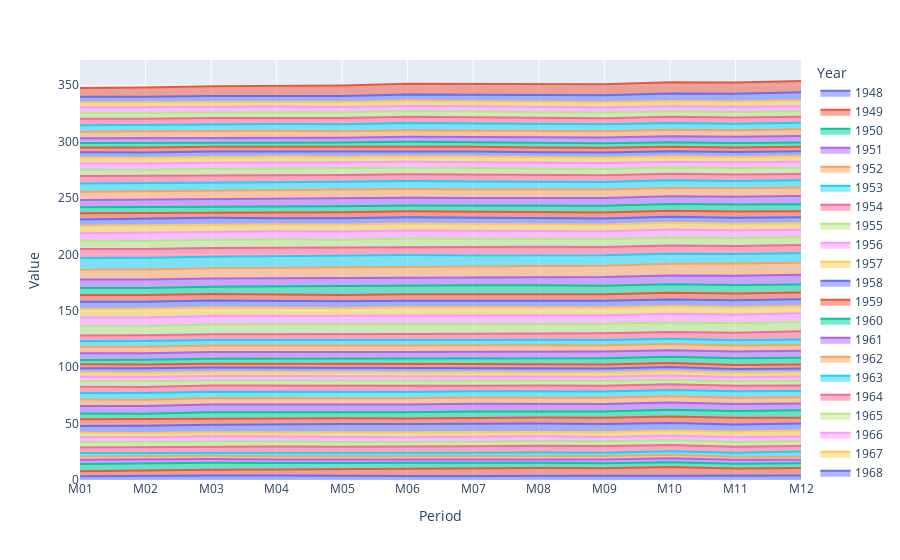

Notebook code for this chart:
### Markdown cell above
## Stacked Area Chart

### Code cell
import plotly.express as px
  

  
fig = px.area(df_unemp, x="Period", y="Value",
            color="Year",
            hover_data=['Period'],
             )
  
fig.show()

### Figure 1 — Plotly figure (JSON) as saved in the notebook; plotly's stock layout.template omitted (floating-point values rounded to 4 significant figures)
{"data": [{"hovertemplate": "Year=1948<br>Period=%{x}<br>Value=%{y}<extra></extra>", "legendgroup": "1948", "line": {"color": "#636efa"}, "mode": "lines", "name": "1948", "orientation": "v", "showlegend": true, "stackgroup": "1", "type": "scatter", "x": ["M01", "M02", "M03", "M04", "M05", "M06", "M07", "M08", "M09", "M10", "M11", "M12"], "xaxis": "x", "y": [3.4, 3.8, 4, 3.9, 3.5, 3.6, 3.6, 3.9, 3.8, 3.7, 3.8, 4], "yaxis": "y"}, {"hovertemplate": "Year=1949<br>Period=%{x}<br>Value=%{y}<extra></extra>", "legendgroup": "1949", "line": {"color": "#EF553B"}, "mode": "lines", "name": "1949", "orientation": "v", "showlegend": true, "stackgroup": "1", "type": "scatter", "x": ["M01", "M02", "M03", "M04", "M05", "M06", "M07", "M08", "M09", "M10", "M11", "M12"], "xaxis": "x", "y": [4.3, 4.7, 5, 5.3, 6.1, 6.2, 6.7, 6.8, 6.6, 7.9, 6.4, 6.6], "yaxis": "y"}, {"hovertemplate": "Year=1950<br>Period=%{x}<br>Value=%{y}<extra></extra>", "legendgroup": "1950", "line": {"color": "#00cc96"}, "mode": "lines", "name": "1950", "orientation": "v", "showlegend": true, "stackgroup": "1", "type": "scatter", "x": ["M01", "M02", "M03", "M04", "M05", "M06", "M07", "M08", "M09", "M10", "M11", "M12"], "xaxis": "x", "y": [6.5, 6.4, 6.3, 5.8, 5.5, 5.4, 5, 4.5, 4.4, 4.2, 4.2, 4.3], "yaxis": "y"}, {"hovertemplate": "Year=1951<br>Period=%{x}<br>Value=%{y}<extra></extra>", "legendgroup": "1951", "line": {"color": "#ab63fa"}, "mode": "lines", "name": "1951", "orientation": "v", "showlegend": true, "stackgroup": "1", "type": "scatter", "x": ["M01", "M02", "M03", "M04", "M05", "M06", "M07", "M08", "M09", "M10", "M11", "M12"], "xaxis": "x", "y": [3.7, 3.4, 3.4, 3.1, 3, 3.2, 3.1, 3.1, 3.3, 3.5, 3.5, 3.1], "yaxis": "y"}, {"hovertemplate": "Year=1952<br>Period=%{x}<br>Value=%{y}<extra></extra>", "legendgroup": "1952", "line": {"color": "#FFA15A"}, "mode": "lines", "name": "1952", "orientation": "v", "showlegend": true, "stackgroup": "1", "type": "scatter", "x": ["M01", "M02", "M03", "M04", "M05", "M06", "M07", "M08", "M09", "M10", "M11", "M12"], "xaxis": "x", "y": [3.2, 3.1, 2.9, 2.9, 3, 3, 3.2, 3.4, 3.1, 3, 2.8, 2.7], "yaxis": "y"}, {"hovertemplate": "Year=1953<br>Period=%{x}<br>Value=%{y}<extra></extra>", "legendgroup": "1953", "line": {"color": "#19d3f3"}, "mode": "lines", "name": "1953", "orientation": "v", "showlegend": true, "stackgroup": "1", "type": "scatter", "x": ["M01", "M02", "M03", "M04", "M05", "M06", "M07", "M08", "M09", "M10", "M11", "M12"], "xaxis": "x", "y": [2.9, 2.6, 2.6, 2.7, 2.5, 2.5, 2.6, 2.7, 2.9, 3.1, 3.5, 4.5], "yaxis": "y"}, {"hovertemplate": "Year=1954<br>Period=%{x}<br>Value=%{y}<extra></extra>", "legendgroup": "1954", "line": {"color": "#FF6692"}, "mode": "lines", "name": "1954", "orientation": "v", "showlegend": true, "stackgroup": "1", "type": "scatter", "x": ["M01", "M02", "M03", "M04", "M05", "M06", "M07", "M08", "M09", "M10", "M11", "M12"], "xaxis": "x", "y": [4.9, 5.2, 5.7, 5.9, 5.9, 5.6, 5.8, 6, 6.1, 5.7, 5.3, 5], "yaxis": "y"}, {"hovertemplate": "Year=1955<br>Period=%{x}<br>Value=%{y}<extra></extra>", "legendgroup": "1955", "line": {"color": "#B6E880"}, "mode": "lines", "name": "1955", "orientation": "v", "showlegend": true, "stackgroup": "1", "type": "scatter", "x": ["M01", "M02", "M03", "M04", "M05", "M06", "M07", "M08", "M09", "M10", "M11", "M12"], "xaxis": "x", "y": [4.9, 4.7, 4.6, 4.7, 4.3, 4.2, 4, 4.2, 4.1, 4.3, 4.2, 4.2], "yaxis": "y"}, {"hovertemplate": "Year=1956<br>Period=%{x}<br>Value=%{y}<extra></extra>", "legendgroup": "1956", "line": {"color": "#FF97FF"}, "mode": "lines", "name": "1956", "orientation": "v", "showlegend": true, "stackgroup": "1", "type": "scatter", "x": ["M01", "M02", "M03", "M04", "M05", "M06", "M07", "M08", "M09", "M10", "M11", "M12"], "xaxis": "x", "y": [4, 3.9, 4.2, 4, 4.3, 4.3, 4.4, 4.1, 3.9, 3.9, 4.3, 4.2], "yaxis": "y"}, {"hovertemplate": "Year=1957<br>Period=%{x}<br>Value=%{y}<extra></extra>", "legendgroup": "1957", "line": {"color": "#FECB52"}, "mode": "lines", "name": "1957", "orientation": "v", "showlegend": true, "stackgroup": "1", "type": "scatter", "x": ["M01", "M02", "M03", "M04", "M05", "M06", "M07", "M08", "M09", "M10", "M11", "M12"], "xaxis": "x", "y": [4.2, 3.9, 3.7, 3.9, 4.1, 4.3, 4.2, 4.1, 4.4, 4.5, 5.1, 5.2], "yaxis": "y"}, {"hovertemplate": "Year=1958<br>Period=%{x}<br>Value=%{y}<extra></extra>", "legendgroup": "1958", "line": {"color": "#636efa"}, "mode": "lines", "name": "1958", "orientation": "v", "showlegend": true, "stackgroup": "1", "type": "scatter", "x": ["M01", "M02", "M03", "M04", "M05", "M06", "M07", "M08", "M09", "M10", "M11", "M12"], "xaxis": "x", "y": [5.8, 6.4, 6.7, 7.4, 7.4, 7.3, 7.5, 7.4, 7.1, 6.7, 6.2, 6.2], "yaxis": "y"}, {"hovertemplate": "Year=1959<br>Period=%{x}<br>Value=%{y}<extra></extra>", "legendgroup": "1959", "line": {"color": "#EF553B"}, "mode": "lines", "name": "1959", "orientation": "v", "showlegend": true, "stackgroup": "1", "type": "scatter", "x": ["M01", "M02", "M03", "M04", "M05", "M06", "M07", "M08", "M09", "M10", "M11", "M12"], "xaxis": "x", "y": [6, 5.9, 5.6, 5.2, 5.1, 5, 5.1, 5.2, 5.5, 5.7, 5.8, 5.3], "yaxis": "y"}, {"hovertemplate": "Year=1960<br>Period=%{x}<br>Value=%{y}<extra></extra>", "legendgroup": "1960", "line": {"color": "#00cc96"}, "mode": "lines", "name": "1960", "orientation": "v", "showlegend": true, "stackgroup": "1", "type": "scatter", "x": ["M01", "M02", "M03", "M04", "M05", "M06", "M07", "M08", "M09", "M10", "M11", "M12"], "xaxis": "x", "y": [5.2, 4.8, 5.4, 5.2, 5.1, 5.4, 5.5, 5.6, 5.5, 6.1, 6.1, 6.6], "yaxis": "y"}, {"hovertemplate": "Year=1961<br>Period=%{x}<br>Value=%{y}<extra></extra>", "legendgroup": "1961", "line": {"color": "#ab63fa"}, "mode": "lines", "name": "1961", "orientation": "v", "showlegend": true, "stackgroup": "1", "type": "scatter", "x": ["M01", "M02", "M03", "M04", "M05", "M06", "M07", "M08", "M09", "M10", "M11", "M12"], "xaxis": "x", "y": [6.6, 6.9, 6.9, 7, 7.1, 6.9, 7, 6.6, 6.7, 6.5, 6.1, 6], "yaxis": "y"}, {"hovertemplate": "Year=1962<br>Period=%{x}<br>Value=%{y}<extra></extra>", "legendgroup": "1962", "line": {"color": "#FFA15A"}, "mode": "lines", "name": "1962", "orientation": "v", "showlegend": true, "stackgroup": "1", "type": "scatter", "x": ["M01", "M02", "M03", "M04", "M05", "M06", "M07", "M08", "M09", "M10", "M11", "M12"], "xaxis": "x", "y": [5.8, 5.5, 5.6, 5.6, 5.5, 5.5, 5.4, 5.7, 5.6, 5.4, 5.7, 5.5], "yaxis": "y"}, {"hovertemplate": "Year=1963<br>Period=%{x}<br>Value=%{y}<extra></extra>", "legendgroup": "1963", "line": {"color": "#19d3f3"}, "mode": "lines", "name": "1963", "orientation": "v", "showlegend": true, "stackgroup": "1", "type": "scatter", "x": ["M01", "M02", "M03", "M04", "M05", "M06", "M07", "M08", "M09", "M10", "M11", "M12"], "xaxis": "x", "y": [5.7, 5.9, 5.7, 5.7, 5.9, 5.6, 5.6, 5.4, 5.5, 5.5, 5.7, 5.5], "yaxis": "y"}, {"hovertemplate": "Year=1964<br>Period=%{x}<br>Value=%{y}<extra></extra>", "legendgroup": "1964", "line": {"color": "#FF6692"}, "mode": "lines", "name": "1964", "orientation": "v", "showlegend": true, "stackgroup": "1", "type": "scatter", "x": ["M01", "M02", "M03", "M04", "M05", "M06", "M07", "M08", "M09", "M10", "M11", "M12"], "xaxis": "x", "y": [5.6, 5.4, 5.4, 5.3, 5.1, 5.2, 4.9, 5, 5.1, 5.1, 4.8, 5], "yaxis": "y"}, {"hovertemplate": "Year=1965<br>Period=%{x}<br>Value=%{y}<extra></extra>", "legendgroup": "1965", "line": {"color": "#B6E880"}, "mode": "lines", "name": "1965", "orientation": "v", "showlegend": true, "stackgroup": "1", "type": "scatter", "x": ["M01", "M02", "M03", "M04", "M05", "M06", "M07", "M08", "M09", "M10", "M11", "M12"], "xaxis": "x", "y": [4.9, 5.1, 4.7, 4.8, 4.6, 4.6, 4.4, 4.4, 4.3, 4.2, 4.1, 4], "yaxis": "y"}, {"hovertemplate": "Year=1966<br>Period=%{x}<br>Value=%{y}<extra></extra>", "legendgroup": "1966", "line": {"color": "#FF97FF"}, "mode": "lines", "name": "1966", "orientation": "v", "showlegend": true, "stackgroup": "1", "type": "scatter", "x": ["M01", "M02", "M03", "M04", "M05", "M06", "M07", "M08", "M09", "M10", "M11", "M12"], "xaxis": "x", "y": [4, 3.8, 3.8, 3.8, 3.9, 3.8, 3.8, 3.8, 3.7, 3.7, 3.6, 3.8], "yaxis": "y"}, {"hovertemplate": "Year=1967<br>Period=%{x}<br>Value=%{y}<extra></extra>", "legendgroup": "1967", "line": {"color": "#FECB52"}, "mode": "lines", "name": "1967", "orientation": "v", "showlegend": true, "stackgroup": "1", "type": "scatter", "x": ["M01", "M02", "M03", "M04", "M05", "M06", "M07", "M08", "M09", "M10", "M11", "M12"], "xaxis": "x", "y": [3.9, 3.8, 3.8, 3.8, 3.8, 3.9, 3.8, 3.8, 3.8, 4, 3.9, 3.8], "yaxis": "y"}, {"hovertemplate": "Year=1968<br>Period=%{x}<br>Value=%{y}<extra></extra>", "legendgroup": "1968", "line": {"color": "#636efa"}, "mode": "lines", "name": "1968", "orientation": "v", "showlegend": true, "stackgroup": "1", "type": "scatter", "x": ["M01", "M02", "M03", "M04", "M05", "M06", "M07", "M08", "M09", "M10", "M11", "M12"], "xaxis": "x", "y": [3.7, 3.8, 3.7, 3.5, 3.5, 3.7, 3.7, 3.5, 3.4, 3.4, 3.4, 3.4], "yaxis": "y"}, {"hovertemplate": "Year=1969<br>Period=%{x}<br>Value=%{y}<extra></extra>", "legendgroup": "1969", "line": {"color": "#EF553B"}, "mode": "lines", "name": "1969", "orientation": "v", "showlegend": true, "stackgroup": "1", "type": "scatter", "x": ["M01", "M02", "M03", "M04", "M05", "M06", "M07", "M08", "M09", "M10", "M11", "M12"], "xaxis": "x", "y": [3.4, 3.4, 3.4, 3.4, 3.4, 3.5, 3.5, 3.5, 3.7, 3.7, 3.5, 3.5], "yaxis": "y"}, {"hovertemplate": "Year=1970<br>Period=%{x}<br>Value=%{y}<extra></extra>", "legendgroup": "1970", "line": {"color": "#00cc96"}, "mode": "lines", "name": "1970", "orientation": "v", "showlegend": true, "stackgroup": "1", "type": "scatter", "x": ["M01", "M02", "M03", "M04", "M05", "M06", "M07", "M08", "M09", "M10", "M11", "M12"], "xaxis": "x", "y": [3.9, 4.2, 4.4, 4.6, 4.8, 4.9, 5, 5.1, 5.4, 5.5, 5.9, 6.1], "yaxis": "y"}, {"hovertemplate": "Year=1971<br>Period=%{x}<br>Value=%{y}<extra></extra>", "legendgroup": "1971", "line": {"color": "#ab63fa"}, "mode": "lines", "name": "1971", "orientation": "v", "showlegend": true, "stackgroup": "1", "type": "scatter", "x": ["M01", "M02", "M03", "M04", "M05", "M06", "M07", "M08", "M09", "M10", "M11", "M12"], "xaxis": "x", "y": [5.9, 5.9, 6, 5.9, 5.9, 5.9, 6, 6.1, 6, 5.8, 6, 6], "yaxis": "y"}, {"hovertemplate": "Year=1972<br>Period=%{x}<br>Value=%{y}<extra></extra>", "legendgroup": "1972", "line": {"color": "#FFA15A"}, "mode": "lines", "name": "1972", "orientation": "v", "showlegend": true, "stackgroup": "1", "type": "scatter", "x": ["M01", "M02", "M03", "M04", "M05", "M06", "M07", "M08", "M09", "M10", "M11", "M12"], "xaxis": "x", "y": [5.8, 5.7, 5.8, 5.7, 5.7, 5.7, 5.6, 5.6, 5.5, 5.6, 5.3, 5.2], "yaxis": "y"}, {"hovertemplate": "Year=1973<br>Period=%{x}<br>Value=%{y}<extra></extra>", "legendgroup": "1973", "line": {"color": "#19d3f3"}, "mode": "lines", "name": "1973", "orientation": "v", "showlegend": true, "stackgroup": "1", "type": "scatter", "x": ["M01", "M02", "M03", "M04", "M05", "M06", "M07", "M08", "M09", "M10", "M11", "M12"], "xaxis": "x", "y": [4.9, 5, 4.9, 5, 4.9, 4.9, 4.8, 4.8, 4.8, 4.6, 4.8, 4.9], "yaxis": "y"}, {"hovertemplate": "Year=1974<br>Period=%{x}<br>Value=%{y}<extra></extra>", "legendgroup": "1974", "line": {"color": "#FF6692"}, "mode": "lines", "name": "1974", "orientation": "v", "showlegend": true, "stackgroup": "1", "type": "scatter", "x": ["M01", "M02", "M03", "M04", "M05", "M06", "M07", "M08", "M09", "M10", "M11", "M12"], "xaxis": "x", "y": [5.1, 5.2, 5.1, 5.1, 5.1, 5.4, 5.5, 5.5, 5.9, 6, 6.6, 7.2], "yaxis": "y"}, {"hovertemplate": "Year=1975<br>Period=%{x}<br>Value=%{y}<extra></extra>", "legendgroup": "1975", "line": {"color": "#B6E880"}, "mode": "lines", "name": "1975", "orientation": "v", "showlegend": true, "stackgroup": "1", "type": "scatter", "x": ["M01", "M02", "M03", "M04", "M05", "M06", "M07", "M08", "M09", "M10", "M11", "M12"], "xaxis": "x", "y": [8.1, 8.1, 8.6, 8.8, 9, 8.8, 8.6, 8.4, 8.4, 8.4, 8.3, 8.2], "yaxis": "y"}, {"hovertemplate": "Year=1976<br>Period=%{x}<br>Value=%{y}<extra></extra>", "legendgroup": "1976", "line": {"color": "#FF97FF"}, "mode": "lines", "name": "1976", "orientation": "v", "showlegend": true, "stackgroup": "1", "type": "scatter", "x": ["M01", "M02", "M03", "M04", "M05", "M06", "M07", "M08", "M09", "M10", "M11", "M12"], "xaxis": "x", "y": [7.9, 7.7, 7.6, 7.7, 7.4, 7.6, 7.8, 7.8, 7.6, 7.7, 7.8, 7.8], "yaxis": "y"}, {"hovertemplate": "Year=1977<br>Period=%{x}<br>Value=%{y}<extra></extra>", "legendgroup": "1977", "line": {"color": "#FECB52"}, "mode": "lines", "name": "1977", "orientation": "v", "showlegend": true, "stackgroup": "1", "type": "scatter", "x": ["M01", "M02", "M03", "M04", "M05", "M06", "M07", "M08", "M09", "M10", "M11", "M12"], "xaxis": "x", "y": [7.5, 7.6, 7.4, 7.2, 7, 7.2, 6.9, 7, 6.8, 6.8, 6.8, 6.4], "yaxis": "y"}, {"hovertemplate": "Year=1978<br>Period=%{x}<br>Value=%{y}<extra></extra>", "legendgroup": "1978", "line": {"color": "#636efa"}, "mode": "lines", "name": "1978", "orientation": "v", "showlegend": true, "stackgroup": "1", "type": "scatter", "x": ["M01", "M02", "M03", "M04", "M05", "M06", "M07", "M08", "M09", "M10", "M11", "M12"], "xaxis": "x", "y": [6.4, 6.3, 6.3, 6.1, 6, 5.9, 6.2, 5.9, 6, 5.8, 5.9, 6], "yaxis": "y"}, {"hovertemplate": "Year=1979<br>Period=%{x}<br>Value=%{y}<extra></extra>", "legendgroup": "1979", "line": {"color": "#EF553B"}, "mode": "lines", "name": "1979", "orientation": "v", "showlegend": true, "stackgroup": "1", "type": "scatter", "x": ["M01", "M02", "M03", "M04", "M05", "M06", "M07", "M08", "M09", "M10", "M11", "M12"], "xaxis": "x", "y": [5.9, 5.9, 5.8, 5.8, 5.6, 5.7, 5.7, 6, 5.9, 6, 5.9, 6], "yaxis": "y"}, {"hovertemplate": "Year=1980<br>Period=%{x}<br>Value=%{y}<extra></extra>", "legendgroup": "1980", "line": {"color": "#00cc96"}, "mode": "lines", "name": "1980", "orientation": "v", "showlegend": true, "stackgroup": "1", "type": "scatter", "x": ["M01", "M02", "M03", "M04", "M05", "M06", "M07", "M08", "M09", "M10", "M11", "M12"], "xaxis": "x", "y": [6.3, 6.3, 6.3, 6.9, 7.5, 7.6, 7.8, 7.7, 7.5, 7.5, 7.5, 7.2], "yaxis": "y"}, {"hovertemplate": "Year=1981<br>Period=%{x}<br>Value=%{y}<extra></extra>", "legendgroup": "1981", "line": {"color": "#ab63fa"}, "mode": "lines", "name": "1981", "orientation": "v", "showlegend": true, "stackgroup": "1", "type": "scatter", "x": ["M01", "M02", "M03", "M04", "M05", "M06", "M07", "M08", "M09", "M10", "M11", "M12"], "xaxis": "x", "y": [7.5, 7.4, 7.4, 7.2, 7.5, 7.5, 7.2, 7.4, 7.6, 7.9, 8.3, 8.5], "yaxis": "y"}, {"hovertemplate": "Year=1982<br>Period=%{x}<br>Value=%{y}<extra></extra>", "legendgroup": "1982", "line": {"color": "#FFA15A"}, "mode": "lines", "name": "1982", "orientation": "v", "showlegend": true, "stackgroup": "1", "type": "scatter", "x": ["M01", "M02", "M03", "M04", "M05", "M06", "M07", "M08", "M09", "M10", "M11", "M12"], "xaxis": "x", "y": [8.6, 8.9, 9, 9.3, 9.4, 9.6, 9.8, 9.8, 10.1, 10.4, 10.8, 10.8], "yaxis": "y"}, {"hovertemplate": "Year=1983<br>Period=%{x}<br>Value=%{y}<extra></extra>", "legendgroup": "1983", "line": {"color": "#19d3f3"}, "mode": "lines", "name": "1983", "orientation": "v", "showlegend": true, "stackgroup": "1", "type": "scatter", "x": ["M01", "M02", "M03", "M04", "M05", "M06", "M07", "M08", "M09", "M10", "M11", "M12"], "xaxis": "x", "y": [10.4, 10.4, 10.3, 10.2, 10.1, 10.1, 9.4, 9.5, 9.2, 8.8, 8.5, 8.3], "yaxis": "y"}, {"hovertemplate": "Year=1984<br>Period=%{x}<br>Value=%{y}<extra></extra>", "legendgroup": "1984", "line": {"color": "#FF6692"}, "mode": "lines", "name": "1984", "orientation": "v", "showlegend": true, "stackgroup": "1", "type": "scatter", "x": ["M01", "M02", "M03", "M04", "M05", "M06", "M07", "M08", "M09", "M10", "M11", "M12"], "xaxis": "x", "y": [8, 7.8, 7.8, 7.7, 7.4, 7.2, 7.5, 7.5, 7.3, 7.4, 7.2, 7.3], "yaxis": "y"}, {"hovertemplate": "Year=1985<br>Period=%{x}<br>Value=%{y}<extra></extra>", "legendgroup": "1985", "line": {"color": "#B6E880"}, "mode": "lines", "name": "1985", "orientation": "v", "showlegend": true, "stackgroup": "1", "type": "scatter", "x": ["M01", "M02", "M03", "M04", "M05", "M06", "M07", "M08", "M09", "M10", "M11", "M12"], "xaxis": "x", "y": [7.3, 7.2, 7.2, 7.3, 7.2, 7.4, 7.4, 7.1, 7.1, 7.1, 7, 7], "yaxis": "y"}, {"hovertemplate": "Year=1986<br>Period=%{x}<br>Value=%{y}<extra></extra>", "legendgroup": "1986", "line": {"color": "#FF97FF"}, "mode": "lines", "name": "1986", "orientation": "v", "showlegend": true, "stackgroup": "1", "type": "scatter", "x": ["M01", "M02", "M03", "M04", "M05", "M06", "M07", "M08", "M09", "M10", "M11", "M12"], "xaxis": "x", "y": [6.7, 7.2, 7.2, 7.1, 7.2, 7.2, 7, 6.9, 7, 7, 6.9, 6.6], "yaxis": "y"}, {"hovertemplate": "Year=1987<br>Period=%{x}<br>Value=%{y}<extra></extra>", "legendgroup": "1987", "line": {"color": "#FECB52"}, "mode": "lines", "name": "1987", "orientation": "v", "showlegend": true, "stackgroup": "1", "type": "scatter", "x": ["M01", "M02", "M03", "M04", "M05", "M06", "M07", "M08", "M09", "M10", "M11", "M12"], "xaxis": "x", "y": [6.6, 6.6, 6.6, 6.3, 6.3, 6.2, 6.1, 6, 5.9, 6, 5.8, 5.7], "yaxis": "y"}, {"hovertemplate": "Year=1988<br>Period=%{x}<br>Value=%{y}<extra></extra>", "legendgroup": "1988", "line": {"color": "#636efa"}, "mode": "lines", "name": "1988", "orientation": "v", "showlegend": true, "stackgroup": "1", "type": "scatter", "x": ["M01", "M02", "M03", "M04", "M05", "M06", "M07", "M08", "M09", "M10", "M11", "M12"], "xaxis": "x", "y": [5.7, 5.7, 5.7, 5.4, 5.6, 5.4, 5.4, 5.6, 5.4, 5.4, 5.3, 5.3], "yaxis": "y"}, {"hovertemplate": "Year=1989<br>Period=%{x}<br>Value=%{y}<extra></extra>", "legendgroup": "1989", "line": {"color": "#EF553B"}, "mode": "lines", "name": "1989", "orientation": "v", "showlegend": true, "stackgroup": "1", "type": "scatter", "x": ["M01", "M02", "M03", "M04", "M05", "M06", "M07", "M08", "M09", "M10", "M11", "M12"], "xaxis": "x", "y": [5.4, 5.2, 5, 5.2, 5.2, 5.3, 5.2, 5.2, 5.3, 5.3, 5.4, 5.4], "yaxis": "y"}, {"hovertemplate": "Year=1990<br>Period=%{x}<br>Value=%{y}<extra></extra>", "legendgroup": "1990", "line": {"color": "#00cc96"}, "mode": "lines", "name": "1990", "orientation": "v", "showlegend": true, "stackgroup": "1", "type": "scatter", "x": ["M01", "M02", "M03", "M04", "M05", "M06", "M07", "M08", "M09", "M10", "M11", "M12"], "xaxis": "x", "y": [5.4, 5.3, 5.2, 5.4, 5.4, 5.2, 5.5, 5.7, 5.9, 5.9, 6.2, 6.3], "yaxis": "y"}, {"hovertemplate": "Year=1991<br>Period=%{x}<br>Value=%{y}<extra></extra>", "legendgroup": "1991", "line": {"color": "#ab63fa"}, "mode": "lines", "name": "1991", "orientation": "v", "showlegend": true, "stackgroup": "1", "type": "scatter", "x": ["M01", "M02", "M03", "M04", "M05", "M06", "M07", "M08", "M09", "M10", "M11", "M12"], "xaxis": "x", "y": [6.4, 6.6, 6.8, 6.7, 6.9, 6.9, 6.8, 6.9, 6.9, 7, 7, 7.3], "yaxis": "y"}, {"hovertemplate": "Year=1992<br>Period=%{x}<br>Value=%{y}<extra></extra>", "legendgroup": "1992", "line": {"color": "#FFA15A"}, "mode": "lines", "name": "1992", "orientation": "v", "showlegend": true, "stackgroup": "1", "type": "scatter", "x": ["M01", "M02", "M03", "M04", "M05", "M06", "M07", "M08", "M09", "M10", "M11", "M12"], "xaxis": "x", "y": [7.3, 7.4, 7.4, 7.4, 7.6, 7.8, 7.7, 7.6, 7.6, 7.3, 7.4, 7.4], "yaxis": "y"}, {"hovertemplate": "Year=1993<br>Period=%{x}<br>Value=%{y}<extra></extra>", "legendgroup": "1993", "line": {"color": "#19d3f3"}, "mode": "lines", "name": "1993", "orientation": "v", "showlegend": true, "stackgroup": "1", "type": "scatter", "x": ["M01", "M02", "M03", "M04", "M05", "M06", "M07", "M08", "M09", "M10", "M11", "M12"], "xaxis": "x", "y": [7.3, 7.1, 7, 7.1, 7.1, 7, 6.9, 6.8, 6.7, 6.8, 6.6, 6.5], "yaxis": "y"}, {"hovertemplate": "Year=1994<br>Period=%{x}<br>Value=%{y}<extra></extra>", "legendgroup": "1994", "line": {"color": "#FF6692"}, "mode": "lines", "name": "1994", "orientation": "v", "showlegend": true, "stackgroup": "1", "type": "scatter", "x": ["M01", "M02", "M03", "M04", "M05", "M06", "M07", "M08", "M09", "M10", "M11", "M12"], "xaxis": "x", "y": [6.6, 6.6, 6.5, 6.4, 6.1, 6.1, 6.1, 6, 5.9, 5.8, 5.6, 5.5], "yaxis": "y"}, {"hovertemplate": "Year=1995<br>Period=%{x}<br>Value=%{y}<extra></extra>", "legendgroup": "1995", "line": {"color": "#B6E880"}, "mode": "lines", "name": "1995", "orientation": "v", "showlegend": true, "stackgroup": "1", "type": "scatter", "x": ["M01", "M02", "M03", "M04", "M05", "M06", "M07", "M08", "M09", "M10", "M11", "M12"], "xaxis": "x", "y": [5.6, 5.4, 5.4, 5.8, 5.6, 5.6, 5.7, 5.7, 5.6, 5.5, 5.6, 5.6], "yaxis": "y"}, {"hovertemplate": "Year=1996<br>Period=%{x}<br>Value=%{y}<extra></extra>", "legendgroup": "1996", "line": {"color": "#FF97FF"}, "mode": "lines", "name": "1996", "orientation": "v", "showlegend": true, "stackgroup": "1", "type": "scatter", "x": ["M01", "M02", "M03", "M04", "M05", "M06", "M07", "M08", "M09", "M10", "M11", "M12"], "xaxis": "x", "y": [5.6, 5.5, 5.5, 5.6, 5.6, 5.3, 5.5, 5.1, 5.2, 5.2, 5.4, 5.4], "yaxis": "y"}, {"hovertemplate": "Year=1997<br>Period=%{x}<br>Value=%{y}<extra></extra>", "legendgroup": "1997", "line": {"color": "#FECB52"}, "mode": "lines", "name": "1997", "orientation": "v", "showlegend": true, "stackgroup": "1", "type": "scatter", "x": ["M01", "M02", "M03", "M04", "M05", "M06", "M07", "M08", "M09", "M10", "M11", "M12"], "xaxis": "x", "y": [5.3, 5.2, 5.2, 5.1, 4.9, 5, 4.9, 4.8, 4.9, 4.7, 4.6, 4.7], "yaxis": "y"}, {"hovertemplate": "Year=1998<br>Period=%{x}<br>Value=%{y}<extra></extra>", "legendgroup": "1998", "line": {"color": "#636efa"}, "mode": "lines", "name": "1998", "orientation": "v", "showlegend": true, "stackgroup": "1", "type": "scatter", "x": ["M01", "M02", "M03", "M04", "M05", "M06", "M07", "M08", "M09", "M10", "M11", "M12"], "xaxis": "x", "y": [4.6, 4.6, 4.7, 4.3, 4.4, 4.5, 4.5, 4.5, 4.6, 4.5, 4.4, 4.4], "yaxis": "y"}, {"hovertemplate": "Year=1999<br>Period=%{x}<br>Value=%{y}<extra></extra>", "legendgroup": "1999", "line": {"color": "#EF553B"}, "mode": "lines", "name": "1999", "orientation": "v", "showlegend": true, "stackgroup": "1", "type": "scatter", "x": ["M01", "M02", "M03", "M04", "M05", "M06", "M07", "M08", "M09", "M10", "M11", "M12"], "xaxis": "x", "y": [4.3, 4.4, 4.2, 4.3, 4.2, 4.3, 4.3, 4.2, 4.2, 4.1, 4.1, 4], "yaxis": "y"}, {"hovertemplate": "Year=2000<br>Period=%{x}<br>Value=%{y}<extra></extra>", "legendgroup": "2000", "line": {"color": "#00cc96"}, "mode": "lines", "name": "2000", "orientation": "v", "showlegend": true, "stackgroup": "1", "type": "scatter", "x": ["M01", "M02", "M03", "M04", "M05", "M06", "M07", "M08", "M09", "M10", "M11", "M12"], "xaxis": "x", "y": [4, 4.1, 4, 3.8, 4, 4, 4, 4.1, 3.9, 3.9, 3.9, 3.9], "yaxis": "y"}, {"hovertemplate": "Year=2001<br>Period=%{x}<br>Value=%{y}<extra></extra>", "legendgroup": "2001", "line": {"color": "#ab63fa"}, "mode": "lines", "name": "2001", "orientation": "v", "showlegend": true, "stackgroup": "1", "type": "scatter", "x": ["M01", "M02", "M03", "M04", "M05", "M06", "M07", "M08", "M09", "M10", "M11", "M12"], "xaxis": "x", "y": [4.2, 4.2, 4.3, 4.4, 4.3, 4.5, 4.6, 4.9, 5, 5.3, 5.5, 5.7], "yaxis": "y"}, {"hovertemplate": "Year=2002<br>Period=%{x}<br>Value=%{y}<extra></extra>", "legendgroup": "2002", "line": {"color": "#FFA15A"}, "mode": "lines", "name": "2002", "orientation": "v", "showlegend": true, "stackgroup": "1", "type": "scatter", "x": ["M01", "M02", "M03", "M04", "M05", "M06", "M07", "M08", "M09", "M10", "M11", "M12"], "xaxis": "x", "y": [5.7, 5.7, 5.7, 5.9, 5.8, 5.8, 5.8, 5.7, 5.7, 5.7, 5.9, 6], "yaxis": "y"}, {"hovertemplate": "Year=2003<br>Period=%{x}<br>Value=%{y}<extra></extra>", "legendgroup": "2003", "line": {"color": "#19d3f3"}, "mode": "lines", "name": "2003", "orientation": "v", "showlegend": true, "stackgroup": "1", "type": "scatter", "x": ["M01", "M02", "M03", "M04", "M05", "M06", "M07", "M08", "M09", "M10", "M11", "M12"], "xaxis": "x", "y": [5.8, 5.9, 5.9, 6, 6.1, 6.3, 6.2, 6.1, 6.1, 6, 5.8, 5.7], "yaxis": "y"}, {"hovertemplate": "Year=2004<br>Period=%{x}<br>Value=%{y}<extra></extra>", "legendgroup": "2004", "line": {"color": "#FF6692"}, "mode": "lines", "name": "2004", "orientation": "v", "showlegend": true, "stackgroup": "1", "type": "scatter", "x": ["M01", "M02", "M03", "M04", "M05", "M06", "M07", "M08", "M09", "M10", "M11", "M12"], "xaxis": "x", "y": [5.7, 5.6, 5.8, 5.6, 5.6, 5.6, 5.5, 5.4, 5.4, 5.5, 5.4, 5.4], "yaxis": "y"}, {"hovertemplate": "Year=2005<br>Period=%{x}<br>Value=%{y}<extra></extra>", "legendgroup": "2005", "line": {"color": "#B6E880"}, "mode": "lines", "name": "2005", "orientation": "v", "showlegend": true, "stackgroup": "1", "type": "scatter", "x": ["M01", "M02", "M03", "M04", "M05", "M06", "M07", "M08", "M09", "M10", "M11", "M12"], "xaxis": "x", "y": [5.3, 5.4, 5.2, 5.2, 5.1, 5, 5, 4.9, 5, 5, 5, 4.9], "yaxis": "y"}, {"hovertemplate": "Year=2006<br>Period=%{x}<br>Value=%{y}<extra></extra>", "legendgroup": "2006", "line": {"color": "#FF97FF"}, "mode": "lines", "name": "2006", "orientation": "v", "showlegend": true, "stackgroup": "1", "type": "scatter", "x": ["M01", "M02", "M03", "M04", "M05", "M06", "M07", "M08", "M09", "M10", "M11", "M12"], "xaxis": "x", "y": [4.7, 4.8, 4.7, 4.7, 4.6, 4.6, 4.7, 4.7, 4.5, 4.4, 4.5, 4.4], "yaxis": "y"}, {"hovertemplate": "Year=2007<br>Period=%{x}<br>Value=%{y}<extra></extra>", "legendgroup": "2007", "line": {"color": "#FECB52"}, "mode": "lines", "name": "2007", "orientation": "v", "showlegend": true, "stackgroup": "1", "type": "scatter", "x": ["M01", "M02", "M03", "M04", "M05", "M06", "M07", "M08", "M09", "M10", "M11", "M12"], "xaxis": "x", "y": [4.6, 4.5, 4.4, 4.5, 4.4, 4.6, 4.6, 4.6, 4.7, 4.7, 4.7, 5], "yaxis": "y"}, {"hovertemplate": "Year=2008<br>Period=%{x}<br>Value=%{y}<extra></extra>", "legendgroup": "2008", "line": {"color": "#636efa"}, "mode": "lines", "name": "2008", "orientation": "v", "showlegend": true, "stackgroup": "1", "type": "scatter", "x": ["M01", "M02", "M03", "M04", "M05", "M06", "M07", "M08", "M09", "M10", "M11", "M12"], "xaxis": "x", "y": [5, 4.8, 5.1, 5, 5.4, 5.5, 5.8, 6.1, 6.2, 6.6, 6.9, 7.4], "yaxis": "y"}, {"hovertemplate": "Year=2009<br>Period=%{x}<br>Value=%{y}<extra></extra>", "legendgroup": "2009", "line": {"color": "#EF553B"}, "mode": "lines", "name": "2009", "orientation": "v", "showlegend": true, "stackgroup": "1", "type": "scatter", "x": ["M01", "M02", "M03", "M04", "M05", "M06", "M07", "M08", "M09", "M10", "M11", "M12"], "xaxis": "x", "y": [7.7, 8.2, 8.6, 8.9, 9.4, 9.5, 9.4, 9.7, 9.8, 10.1, 10, 10], "yaxis": "y"}], "layout": {"legend": {"title": {"text": "Year"}, "tracegroupgap": 0}, "margin": {"t": 60}, "xaxis": {"anchor": "y", "domain": [0, 1], "title": {"text": "Period"}}, "yaxis": {"anchor": "x", "domain": [0, 1], "title": {"text": "Value"}}}}
